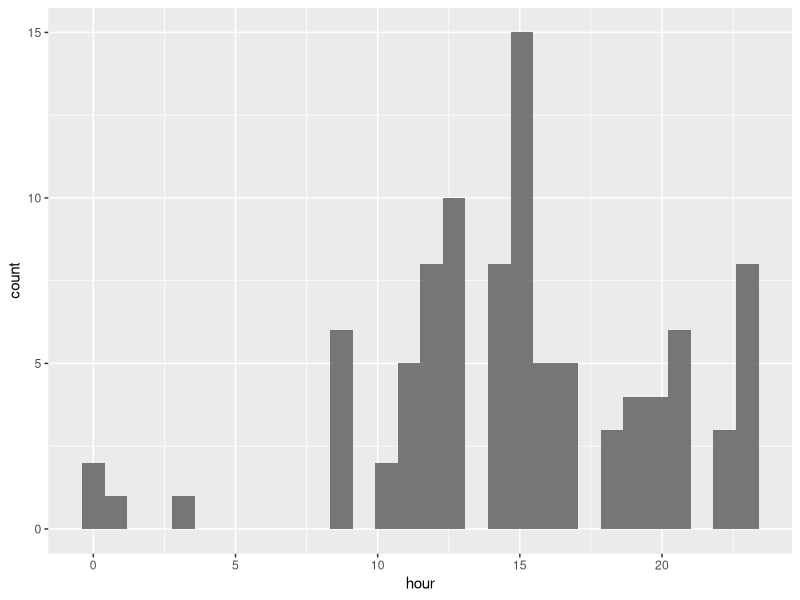
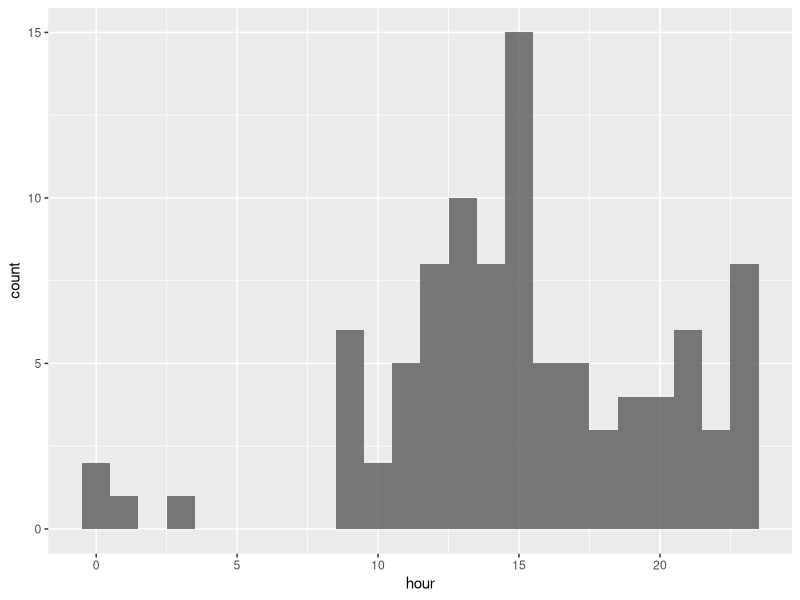
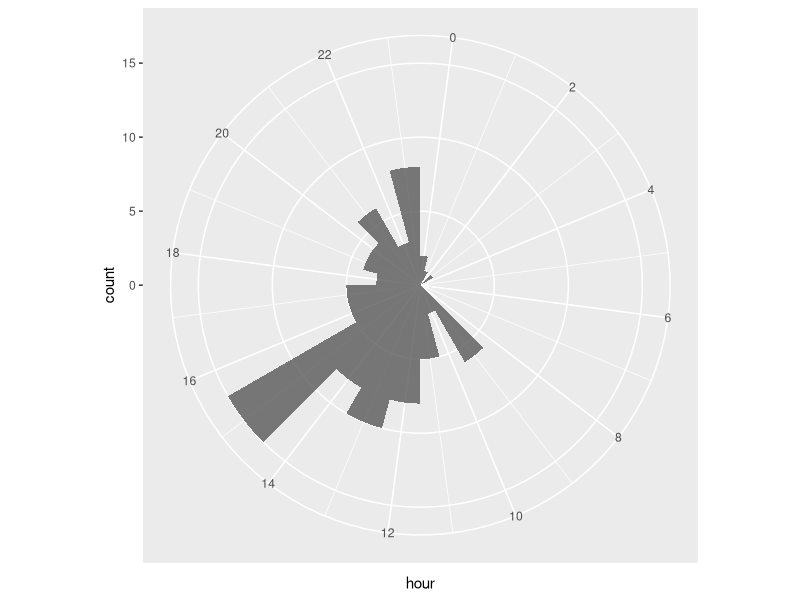
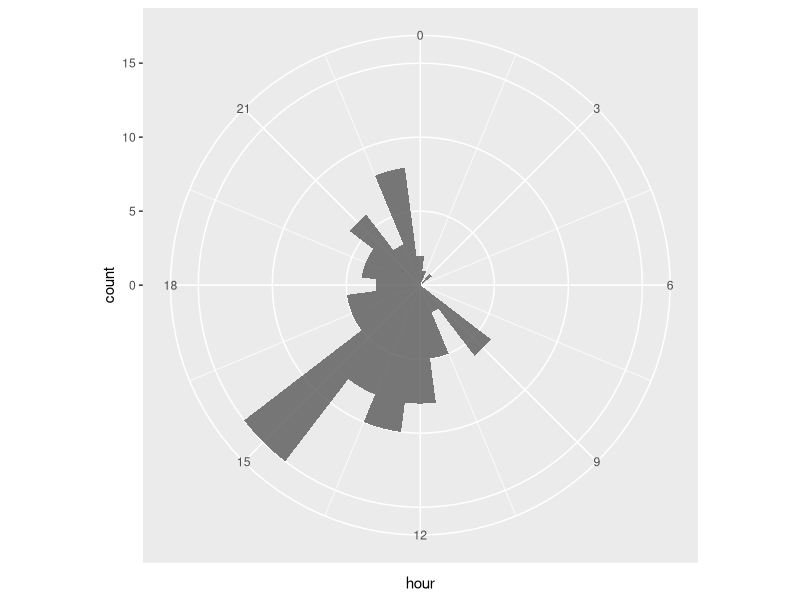
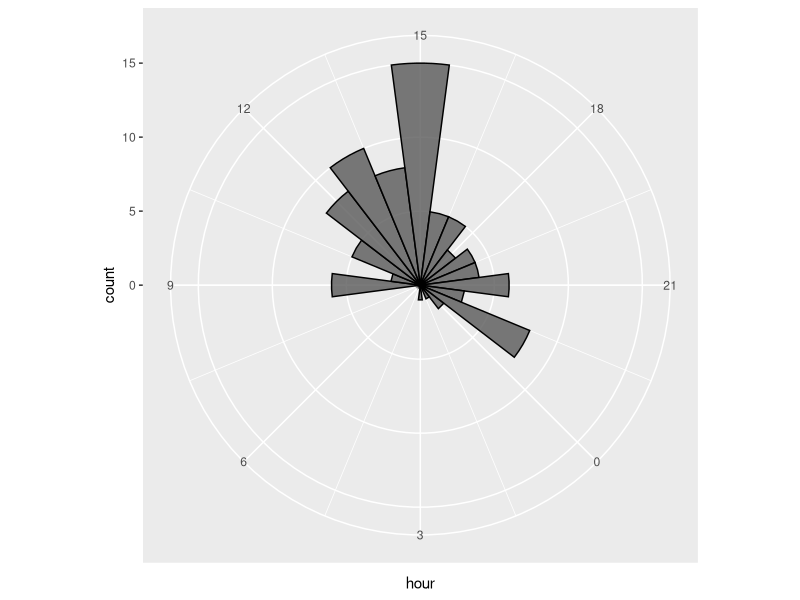
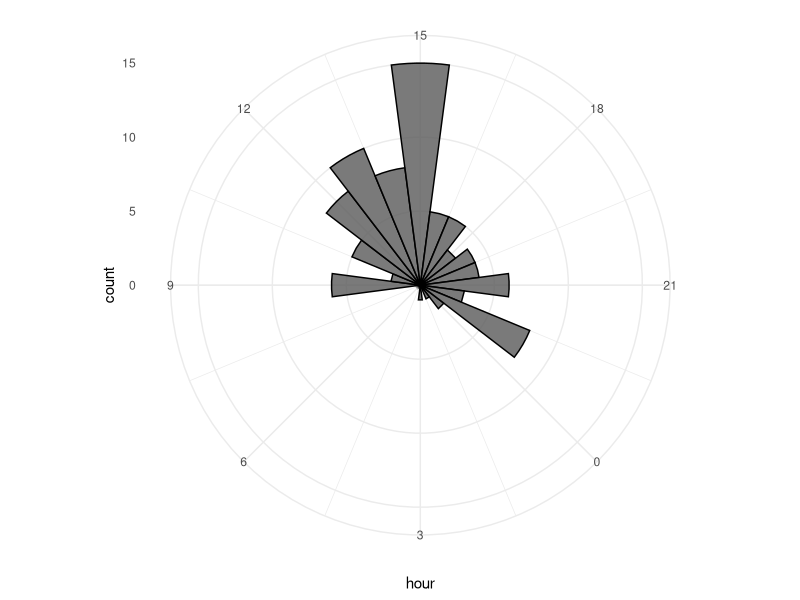
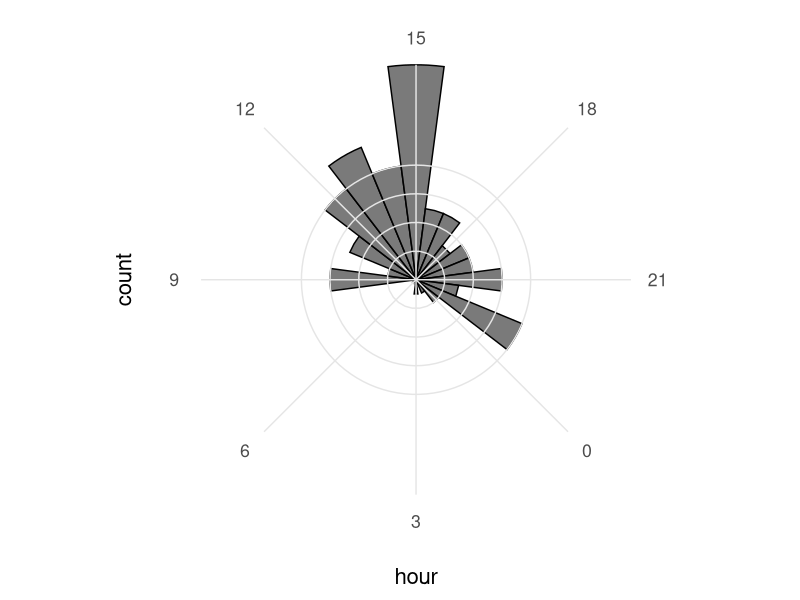
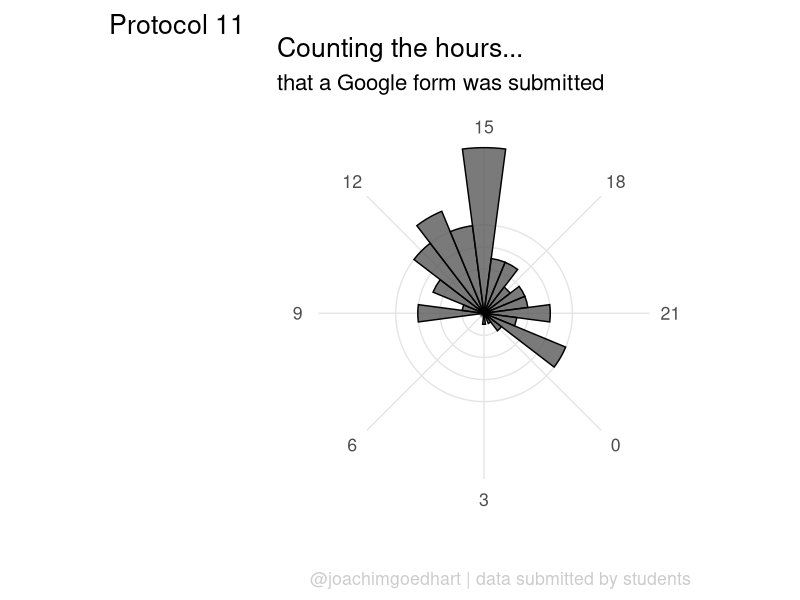

The R script that drew these images, in order:
## ---- chunk 1
knitr::opts_chunk$set(echo = TRUE)
## ---- chunk 2
library(tidyverse)
## ---- chunk 3
# df_sheet <- read.csv("https://docs.google.com/spreadsheets/d/e/2PACX-1vSc-nI1-s_u-XkNXEn_u2l6wkBafxJMHQ_Cd3kStrnToh7kawqjQU3y2l_1riLigKRkIqlNOqPrgkdW/pub?output=csv", na.strings = "")

df_sheet <-  read.csv("20220421_Resultaat-metingen.csv", na.strings = "")
head(df_sheet)
## ---- chunk 4
df_sheet <- df_sheet %>% dplyr::select("Timestamp"=1) %>% na.omit()
## ---- chunk 5
df_tidy <- df_sheet %>% separate('Timestamp', c("Date", "Time"), sep=" ")
## ---- chunk 6
df_tidy %>%
  mutate(Date=as.Date(Date, "%d/%m/%Y")) %>% head()
## ---- chunk 7
df_tidy <-  df_tidy %>%
  separate('Date', c("day", "month", "year"), sep="/", convert = TRUE) %>%
  separate('Time', c("hour", "min", "sec"), sep=":", convert = TRUE)
head(df_tidy)
## ---- chunk 8
ggplot(df_tidy, aes(x=hour))+geom_histogram(alpha=.8)
## ---- chunk 9
ggplot(df_tidy, aes(x=hour))+geom_histogram(bins = 24, alpha=.8)
## ---- chunk 10
ggplot(df_tidy, aes(x=hour)) + 
  geom_histogram(bins = 24, alpha=.8) +
  coord_polar() + 
  scale_x_continuous(breaks=seq(0, 24, by=2))
## ---- chunk 11
ggplot(df_tidy, aes(x=hour)) + 
  geom_histogram(bins = 24, alpha=.8) +
  coord_polar(start = (-7.5*pi/180)) + 
  scale_x_continuous(breaks=seq(0, 24, by=3))
## ---- chunk 12
p <- ggplot(df_tidy, aes(x=hour)) + 
        geom_histogram(bins = 24, alpha=.8, color='black') +
        coord_polar(start = (-7.5 - 15*15)*pi/180) + 
        scale_x_continuous(breaks=seq(0, 24, by=3))
p
## ---- chunk 13
p + theme_minimal()
## ---- chunk 14
p <- p +
  geom_hline(yintercept = c(2,4,6,8), colour = "grey90", size = 0.5) + 
  geom_vline(xintercept = seq(0, 21, by=3), colour = "grey90", size = 0.5) +
  
  theme_minimal(base_size = 16) +
  theme(panel.grid.major.x = element_blank(),
        panel.grid.major.y = element_blank(),
        panel.grid.minor.x = element_blank(),
        panel.grid.minor.y = element_blank(),
        axis.text.y = element_blank()
  )
p
## ---- chunk 15
p <- ggplot(df_tidy, aes(x=hour)) +
  geom_hline(yintercept = c(2,4,6,8), colour = "grey90", size = 0.5) + 
  geom_vline(xintercept = seq(0, 21, by=3), colour = "grey90", size = 0.5) +
  geom_histogram(bins = 24, alpha=.8, color='black') +
  coord_polar(start = (-7.5 - 15*15)*pi/180) + 
  scale_x_continuous(breaks=seq(0, 24, by=3)) +
  theme_minimal(base_size = 16) +
  theme(panel.grid.major.x = element_blank(),
        panel.grid.major.y = element_blank(),
        panel.grid.minor.x = element_blank(),
        panel.grid.minor.y = element_blank(),
        axis.text.y = element_blank()
  ) +
  labs(
    title = "Counting the hours...",
    subtitle = "that a Google form was submitted",
    x = "",
    y = "",
    caption = "@joachimgoedhart | data submitted by students",
    tag = "Protocol 11"
  ) +
  theme(plot.caption = element_text(color = "grey80", hjust = 1))
  
p
## ---- chunk 16
p <- p + theme(
        plot.title = element_text(hjust = 0.5),
        plot.subtitle = element_text(hjust = 0.5)
)
p
## ---- chunk 17
png(file=paste0("Protocol_11.png"), width = 4000, height = 3000, units = "px", res = 400)
  p
dev.off()
